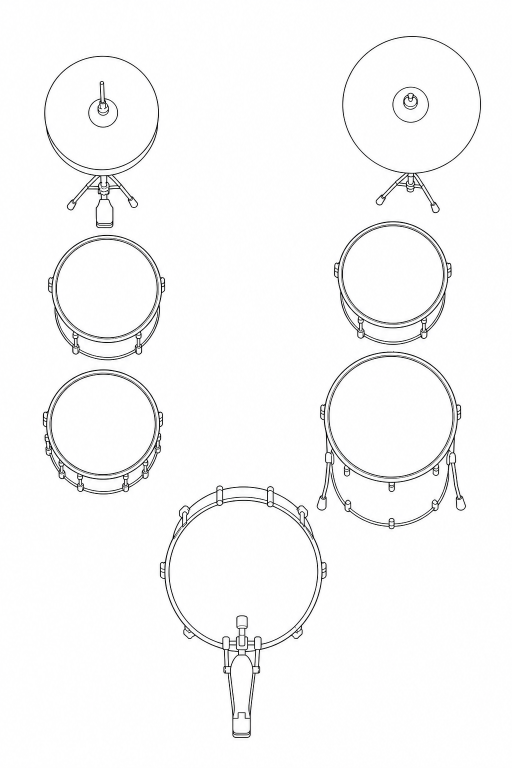
#> input picture art/drum-kit-portrait.png, 1024 x 1536 px (shown at 1/2 size); its folder holds only this picture in this run
$ python split_portrait.py
#> lines starting #> are read from the running program, lines starting #| are printed output that depends on the picture; after the words box and inside, x2 and y2 are one past the last pixel; in counts of white or black regions, pixels touching at a corner belong together
### art/split.py
"""
Splits the drum-kit line art into one SVG per moving part plus a static base, so the
page can animate each part as its own compositor layer (no masks, no copies).

    python3 -I art/split.py          # needs numpy, Pillow and the potrace CLI

Reads art/drum-kit.png (the source drawing) and each .piece's geometry from index.html
(--x/--y/--rx/--ry/--angle/--depth, fractions of the drawing). Every pixel gets one owner:

  * Parts are painted back to front, later ones winning: cymbals, the (static) kick and its
    pedal's beater and footboard, then each drum's static hoop, rim and body (shell + lugs)
    and its moving head (the skin, inside the hoop).
  * Where a drum body covers a cymbal, the cymbal keeps the pixels on its own edge line
    (a tight band around its fit, which matches the drawn edge to about a pixel), so its
    edge moves whole while the drum's hoop lines, a few px away, stay with the drum.

Each part is then traced separately with potrace. Parts overlap by one pixel so they meet
seamlessly at rest. Writes src/features/drum-kit/art/*.svg and the <img> layers between the
kit-art markers in index.html, then checks the parts redraw the source (coverage test) and
saves art/split-check.png with each part in its own colour.
"""

import re
import subprocess
import sys
import tempfile
from pathlib import Path

import numpy as np
from PIL import Image

ROOT = Path(__file__).resolve().parent.parent
SOURCE = ROOT / 'art' / 'drum-kit.png'
HTML = ROOT / 'index.html'
OUT = ROOT / 'src' / 'features' / 'drum-kit' / 'art'

INK = 140  # grey level below which a pixel is ink (potrace's -k 0.55)
# How far each part's outermost hoop/edge line reaches beyond its fitted ellipse, in px of
# the source drawing (measured from the radial ink profile around each fit).
RIM = {'snare': 7, 'tom-left': 7, 'tom-right': 6, 'floor-tom': 6, 'kick': 5, 'hihat': 3, 'ride': 2}
# Only a drum's head (the skin, up to its innermost edge ring) moves; its hoop rings, rim
# and lugs stay put, like the real thing. Where each head's region ends, in px from the
# fit (the radial profile shows the innermost ring at about -4 px on the toms, -6 on the
# floor tom and -3 on the snare, with the hoop rings outside it).
HEAD = {'snare': -2, 'tom-left': -2.75, 'tom-right': -2.5, 'floor-tom': -3.5}
# The kick is all static: its drawn head isn't a true ellipse (the ring wanders a few px
# around it and other drums hide parts of it), and on a real kit you see the pedal move,
# not the bass drum head. Its hit is the beater and footboard.
STATIC_DRUMS = {'kick'}
# Lugs and hardware stick out past a drum's rim; its static body reaches this much further.
LUGS = 10
# Half-width of a cymbal's edge line around its fit (px). The fits sit within about 1 px
# of the drawn edge, and the nearest drum hoop line is 3 px out, so this stays clear of it.
EDGE = 1.5
# The pedal, as fractions of the drawing: the whole pedal (static), the beater (pivots at
# its hub, the box's bottom) and the footboard (pivots at its heel, the box's bottom).
PEDAL = (0.505, 0.478, 0.568, 0.76)
BEATER = (0.522, 0.478, 0.551, 0.548)
FOOTBOARD = (0.521, 0.5615, 0.555, 0.754)
POTRACE = ['-s', '-k', '0.55', '--turdsize', '15', '--alphamax', '1.0', '--opttolerance', '0.3', '--flat']


# [19 lines left out: function pieces, not called in this run]


def potrace(image):
    """Traces a greyscale image with the same settings as the whole drawing; returns SVG."""
    with tempfile.TemporaryDirectory() as tmp:
        pgm = Path(tmp) / 'image.pgm'
        Image.fromarray(image).save(pgm)
        return subprocess.run(['potrace', str(pgm), *POTRACE, '-o', '-'], check=True,
                              capture_output=True, text=True).stdout


# [7 lines left out: function render, not called in this run]


def trace(image, w, h):
    """Where a trace of the whole greyscale image draws ink."""
    return render(potrace(image), w, h)


# [148 lines left out: function main, not called in this run]


# [2 lines that do not run on import are left out]

### art/split_portrait.py
"""
Splits the portrait kit drawing (art/drum-kit-portrait.png), used on phones held upright,
into a static base plus one SVG per moving part, like art/split.py does for the wide kit.

    python3 -I art/split_portrait.py     # needs numpy, scipy, opencv, Pillow and potrace

The portrait pieces don't overlap, so no layering is needed: each drum head and cymbal is
found as the blank area its outline encloses (seeded at its centre), and that area, grown a
few px to take in its edge line, is what moves. Hoops, shells, stands and the kick stay put;
the pedal's beater and footboard swing. Writes src/features/drum-kit/art/p-*.svg and the
<img> layers between the kit-portrait-art markers in index.html, prints each piece's fitted
geometry for the hit areas, and checks the parts redraw the drawing (art/split-portrait-check.png).
"""

import re
import sys
from pathlib import Path

import cv2
import numpy as np
from PIL import Image
from scipy import ndimage

sys.path.insert(0, str(Path(__file__).resolve().parent))
from split import HTML, INK, OUT, ROOT, potrace, render  # noqa: E402

SOURCE = ROOT / 'art' / 'drum-kit-portrait.png'
# Each moving piece: a point inside its head (or on its cymbal, clear of the bell), and how
# far (px) its moving area reaches past that blank area, to take in the edge line(s) but not
# the hoop.
PIECES = {
    'hihat': ((203, 140), 7),  # two stacked cymbals: a double edge
    'ride': ((823, 120), 4),
    'tom-left': ((213, 577), 4),
    'tom-right': ((813, 548), 4),
    'snare': ((206, 848), 4),
    'floor-tom': ((781, 833), 4),
}
KICK = (486, 1146)
# The pedal's moving parts as px boxes (x0, y0, x1, y1): the beater pivots at its hub (the
# box's bottom), the footboard at its heel (the box's bottom).
BEATER = (470, 1228, 498, 1298)
FOOTBOARD = (460, 1300, 503, 1476)


def main():
    gray = np.array(Image.open(SOURCE).convert('L'))
    H, W = gray.shape
#> H = 1536; W = 1024
    ink = gray < INK
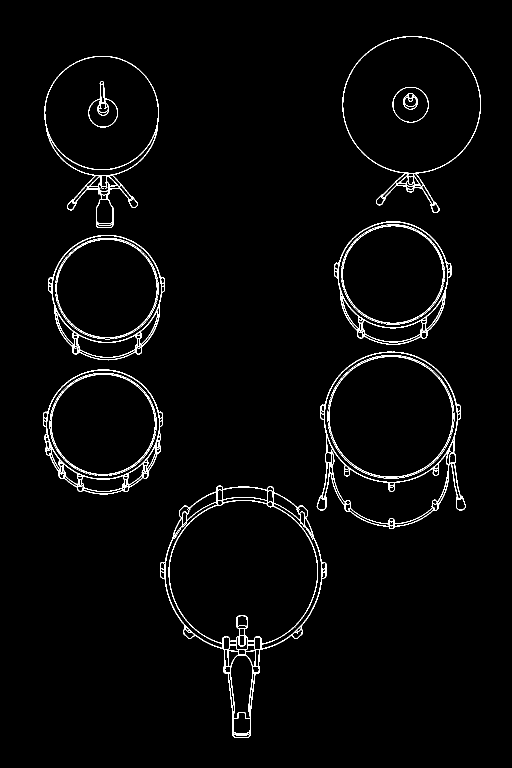
#> ink: shape (1536, 1024) bool (shown at 1/2 size); 2.2% white in thin lines or dots, all inside (x1, y1, x2, y2) = (86, 72, 962, 1476)
    blank = ~ndimage.binary_dilation(ink, iterations=2)
#> blank: shape (1536, 1024) bool; 93.7% white; 10 black regions, largest, box (x1, y1, x2, y2) and area: (318, 969, 655, 1478) 20696, (631, 701, 934, 1060) 19067, (84, 737, 328, 991) 13608
    regions, _ = ndimage.label(blank)
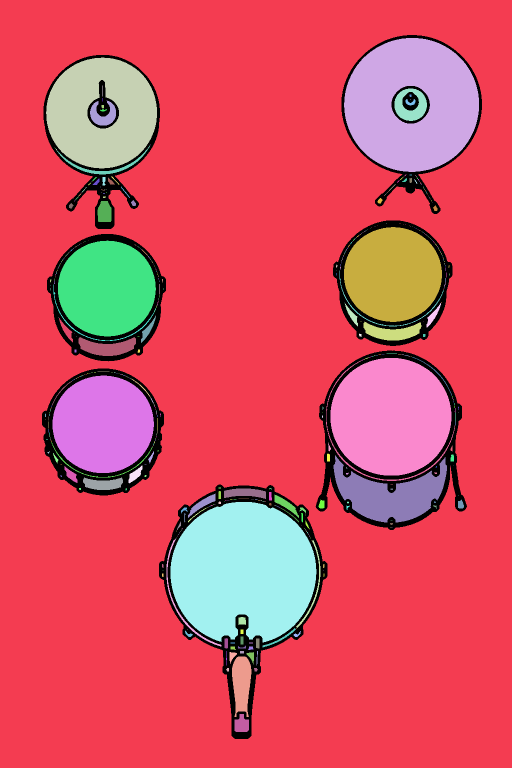
#> regions: shape (1536, 1024) int32 (shown at 1/2 size); 572 distinct labels, from 0 to 571; one colour per label, 0 black

    def enclosed(point):
        """The blank area around `point`, as its filled convex hull, plus its fitted ellipse."""
        x, y = point
        area = regions == regions[y, x]
        ys, xs = np.nonzero(area)
        hull = cv2.convexHull(np.stack([xs, ys], 1).astype(np.int32))
        mask = np.zeros((H, W), np.uint8)
        cv2.fillConvexPoly(mask, hull, 1)
        return mask.astype(bool), cv2.fitEllipse(hull)

    owner = np.zeros((H, W), np.int16)  # 0: the static base
    parts = ['base']
    geometry = {}
    for name, (point, grow) in PIECES.items():
        area, ellipse = enclosed(point)
        parts.append(name)
        owner[ndimage.binary_dilation(area, iterations=grow)] = len(parts) - 1
        geometry[name] = ellipse
#> this loop made 6 passes
#> ellipse on passes 1 to 6: ((202.9, 225.5), (221.3, 222.4), 53.53), ((823, 209.2), (267.9, 269.9), 79.7), ((213.2, 576.6), (191.7, 196.1), 89.22), ((785.4, 548.5), (189.4, 196.3), 88.63), ((205.8, 848.1), (195.2, 203), 85.94), ((781.4, 833), (236.3, 242.5), 90.67)
#> area: shape (1536, 1024) bool; 2.9% white; 1 white region, box (x1, y1, x2, y2) and area: (661, 716, 903, 951) 45265
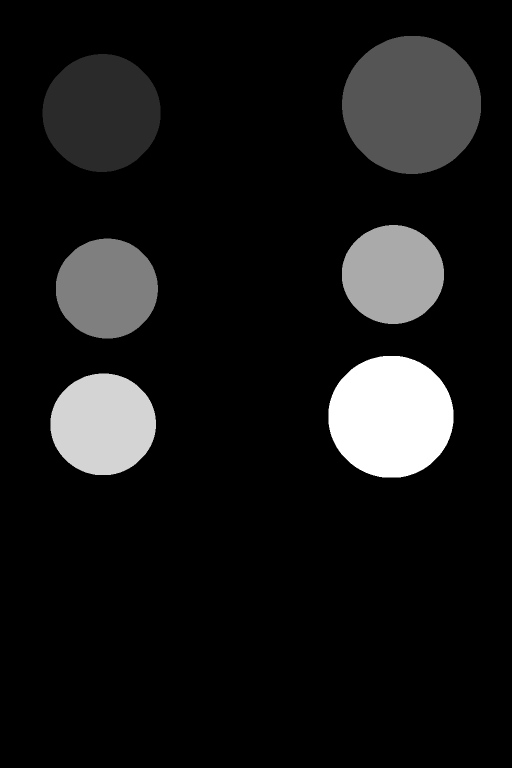
#> owner: shape (1536, 1024) int16 (shown at 1/2 size); min 0, max 6, mean 0.536; drawn with min black and max white
#> after the loop, geometry = 6 items; parts = ['base', 'hihat', 'ride', 'tom-left', 'tom-right', 'snare', 'floor-tom']
    geometry['kick'] = enclosed(KICK)[1]
#> in enclosed (call 7), `area = regions == regions[y, x]`:
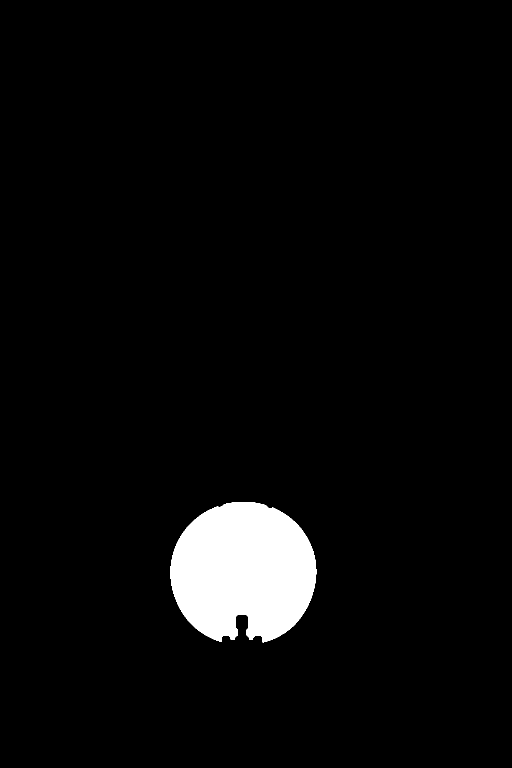
#> area: shape (1536, 1024) bool (shown at 1/2 size); 4.1% white; 1 white region, box (x1, y1, x2, y2) and area: (341, 1004, 633, 1285) 63761
#> in enclosed (call 7), `hull = cv2.convexHull(np.stack([xs, ys], 1).astype(np.int32))`: hull = contour of 87 points, box (x1, y1, x2, y2) (341, 1004, 633, 1285), area 65461
#> in enclosed (call 7), `cv2.fillConvexPoly(mask, hull, 1)`: mask: shape (1536, 1024); values 0 (black) and 1 (white), 4.2% white; 1 white region, box (x1, y1, x2, y2) and area: (341, 1004, 633, 1285) 65895
    for name, (x0, y0, x1, y1) in (('beater', BEATER), ('footboard', FOOTBOARD)):
        parts.append(name)
        owner[y0:y1, x0:x1] = len(parts) - 1
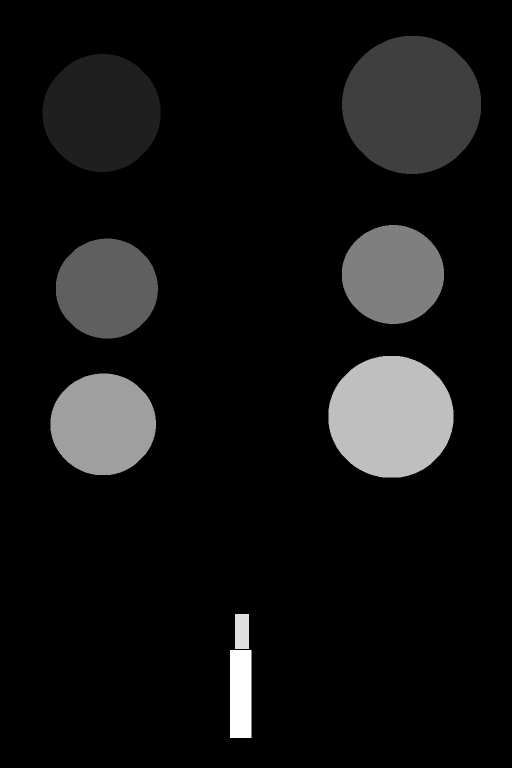
#> owner: shape (1536, 1024) int16 (shown at 1/2 size); 0.61% of pixels changed, all inside (x1, y1, x2, y2) = (460, 1228, 503, 1476); drawn with min black and max white
#> after the loop, parts = ['base', 'hihat', 'ride', 'tom-left', 'tom-right', 'snare', 'floor-tom', 'beater', 'footboard']

    layers, rendered = [], np.zeros((H, W), bool)
#> layers = []
    for prefix in ('p-',):
        for old in OUT.glob(f'{prefix}*.svg'):
            old.unlink()
    for who, name in enumerate(parts):
        mine = owner == who
#> mine: shape (1536, 1024) bool; 83.6% white; 8 black regions, largest, box (x1, y1, x2, y2) and area: (684, 72, 962, 348) 60187, (657, 712, 907, 955) 48017, (85, 108, 321, 344) 43424
        grown = ndimage.binary_dilation(mine)  # overlap neighbours by a pixel: no seams
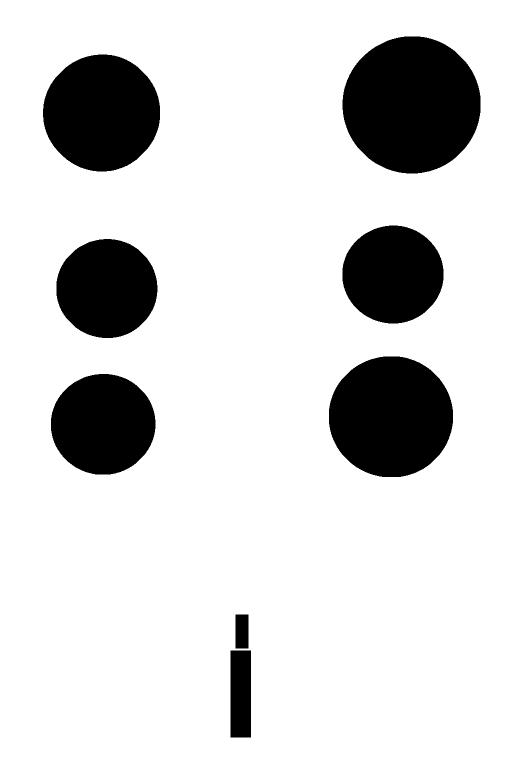
#> grown: shape (1536, 1024) bool (shown at 1/2 size); 83.9% white; 8 black regions, largest, box (x1, y1, x2, y2) and area: (685, 73, 961, 347) 59411, (658, 713, 906, 954) 47323, (86, 109, 320, 343) 42768
        rows, cols = np.nonzero(grown & ink)
        if not len(rows):
            sys.exit(f'part {name} owns no ink: check its seed point')
        y0, y1 = max(rows.min() - 4, 0), min(rows.max() + 5, H)
#> y0 = 68; y1 = 1480
        x0, x1 = max(cols.min() - 4, 0), min(cols.max() + 5, W)
#> x0 = 82; x1 = 966
        crop = np.where(grown, gray, 255)[y0:y1, x0:x1].astype(np.uint8)
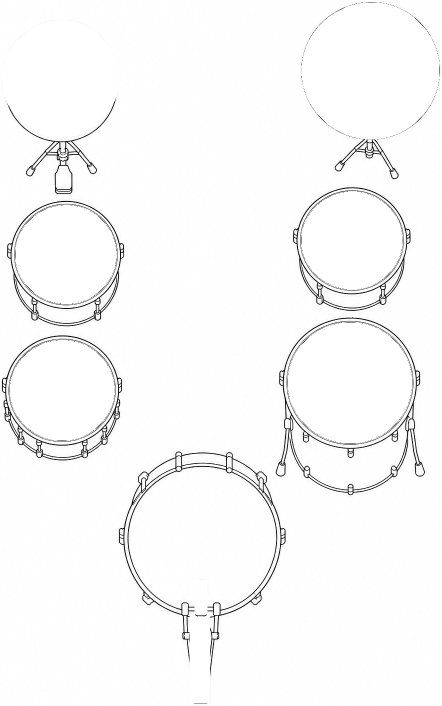
#> crop: shape (1412, 884) (shown at 1/2 size); min 0, max 255, mean 249
        svg = potrace(crop)
        w, h = x1 - x0, y1 - y0
        svg = re.sub(r'<\?xml.*?\?>\s*|<!DOCTYPE.*?>\s*|<metadata>.*?</metadata>\s*', '', svg, flags=re.S)
        svg = re.sub(r'width="[^"]*" height="[^"]*" viewBox="[^"]*"', f'viewBox="0 0 {w} {h}"', svg)
        svg = svg.replace('fill="#000000"', 'fill="#fff"')
        (OUT / f'p-{name}.svg').write_text(svg)
        rendered[y0:y1, x0:x1] |= render(svg, w, h)
        if name in ('beater', 'footboard'):
            bx0, _, bx1, by1 = BEATER if name == 'beater' else FOOTBOARD
            pivot = ((bx0 + bx1) / 2, by1)
        elif name != 'base':
            pivot = geometry[name][0]
        else:
            pivot = None
        layers.append((name, x0, y0, w, h, pivot))
        print(f'p-{name:10s} {w}x{h}px  {len(svg) / 1024:.1f} KB')

    whole = render(potrace(gray), W, H)
    missing = (whole & ~ndimage.binary_dilation(rendered)).sum() / whole.sum()
    preview = np.stack([np.where(rendered, 0, 255)] * 3, -1).astype(np.uint8)
    preview[whole & ~ndimage.binary_dilation(rendered)] = (255, 0, 0)
    for who in range(1, len(parts)):
        preview[(owner == who) & rendered] = [(220, 40, 40), (40, 160, 60), (40, 90, 220), (200, 140, 0),
                                              (150, 60, 200), (0, 170, 170), (230, 90, 160), (120, 120, 0)][who % 8]
    Image.fromarray(preview).save(ROOT / 'art' / 'split-portrait-check.png')
    print(f'coverage: parts draw {100 * (1 - missing):.2f}% of the whole trace')
    if missing > 0.005:
        sys.exit('coverage test failed: the parts do not redraw the drawing')

    def img(name, x0, y0, w, h, pivot):
        style = f'--x0: {x0 / W:.5f}; --y0: {y0 / H:.5f}; --w: {w / W:.5f}; --h: {h / H:.5f}'
        if pivot:
            style += f'; --ox: {(pivot[0] - x0) / w:.4f}; --oy: {(pivot[1] - y0) / h:.4f}'
        return (f'          <img class="part" data-layout="portrait" data-part="{name}" '
                f'src="/src/features/drum-kit/art/p-{name}.svg" alt="" style="{style}" />')

    html = HTML.read_text()
    block = '\n'.join(img(*layer) for layer in layers)
    html, count = re.subn(r'(<!-- kit-portrait-art:start -->\n).*?([ \t]*<!-- kit-portrait-art:end -->)',
                          lambda m: m.group(1) + block + '\n' + m.group(2), html, flags=re.S)
    if count != 1:
        sys.exit('kit-portrait-art markers not found in index.html')
    HTML.write_text(html)

    # Hit areas: each piece's fitted ellipse, as fractions of the portrait drawing.
    for name, ((cx, cy), (a, b), angle) in geometry.items():
        print(f'{name}: --px: {cx / W:.4f}; --py: {cy / H:.4f}; --prx: {a / 2 / W:.4f}; --pry: {b / 2 / H:.4f}')


if __name__ == '__main__':
    main()
#> (the call stopped at in potrace, `return subprocess.run(['potrace', str(pgm), *POTRACE, '-o', '-'], chec..`: subprocess is not available in this run)
